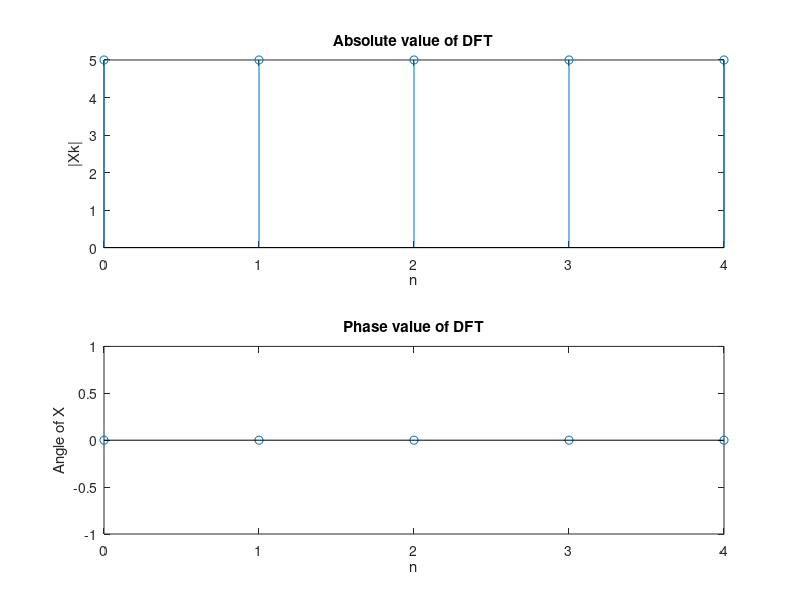

The MATLAB source for this figure:
clc;
clear all;
close all;
x=input('Enter the input sequence, x(n): ');
N=input('Enter the  value of N: '); 
k=[0:N-1];
n=[0:N-1];

lx=length(x);
%% Zero Padding to input if N>lx
x1=[x,zeros(1,N-lx)];

%% Generating the power matrix
p=n'*k;

%% Generating Twiddle Factor matrix
W=exp(-(j*2*pi)/N);
WN=W.^p;

%% DFT

disp('DFT of x:');
Xk=WN*x1.'

%% Inbuilt DFT calculator
Y=fft(x,N);
disp('Inbuilt DFT of x:');
Y

%% Plots of DFT
figure(1);
subplot(2,1,1);
stem(k,abs(Xk));
xlabel('n');
ylabel('|Xk|');
title('Absolute value of DFT');

subplot(2,1,2);
stem(k,angle(Xk));
xlabel('n');
ylabel('Angle of X');
title('Phase value of DFT');
